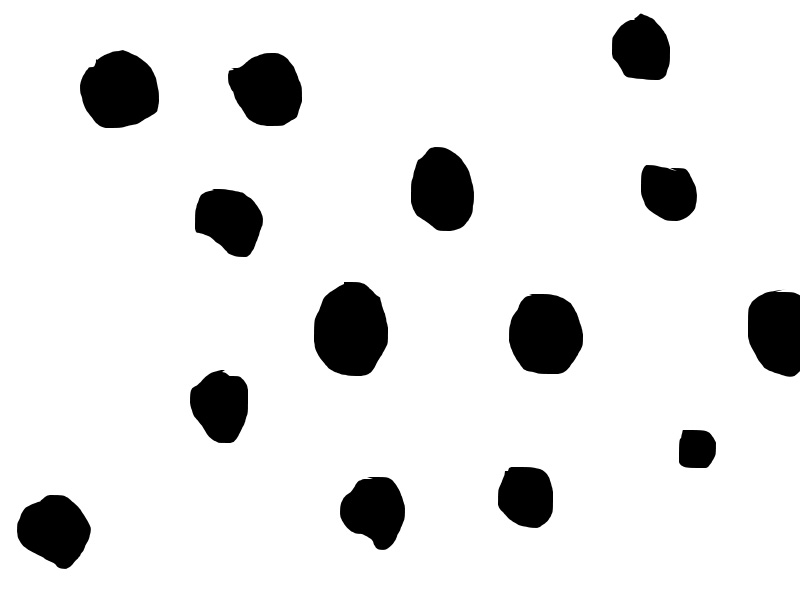
#> input picture voc/GFC_bw_300/001.jpg, 800 x 600 px; its folder holds only this picture in this run
$ python rotate.py
#> lines starting #> are read from the running program, lines starting #| are printed output that depends on the picture
import os
import re
import cv2
import numpy as np

#src_path, dst_path = './DFC_300', './tmp'
#src_path, dst_path = './DFC_bw_300', './tmp'
#src_path, dst_path = './GFC_300', './tmp'
src_path, dst_path = './GFC_bw_300', './tmp'

sample_size = 300

def rotate_save(name):
#> called with name = '001.jpg'
    img = cv2.imread(src_path + '/' + name)
#> img is the input picture: shape (600, 800, 3); min 0, max 255, mean 228.2
    rows, cols = img.shape[:2]
#> rows = 600; cols = 800
    #print rows, cols
    new_name = name[:-4] + '_1' + name[-4:]
    print('new_name = ', new_name)
    cv2.imwrite(dst_path + '/' + new_name, img)
    for n in range(2, 5, 1):
        M = cv2.getRotationMatrix2D((cols / 2, rows / 2), 90, 1)
        #print M
        img = cv2.warpAffine(img, M, (cols, rows))
        #M2 = np.float32([[1, 0, 0], [0, 1, -1]])
        #img = cv2.warpAffine(img, M2, (cols, rows))
        new_img = img[1:sample_size, 1:sample_size]   # get rid of black border after affine transformation
        new_img = cv2.resize(new_img, (sample_size, sample_size))
        new_name = name[:-4] + '_' + str(n) + name[-4:]
        print('new_name = ', new_name)
        cv2.imwrite(dst_path + '/' + new_name, new_img)
#> this loop made 3 passes
#> pass 1, in rotate_save, `img = cv2.warpAffine(img, M, (cols, rows))`:
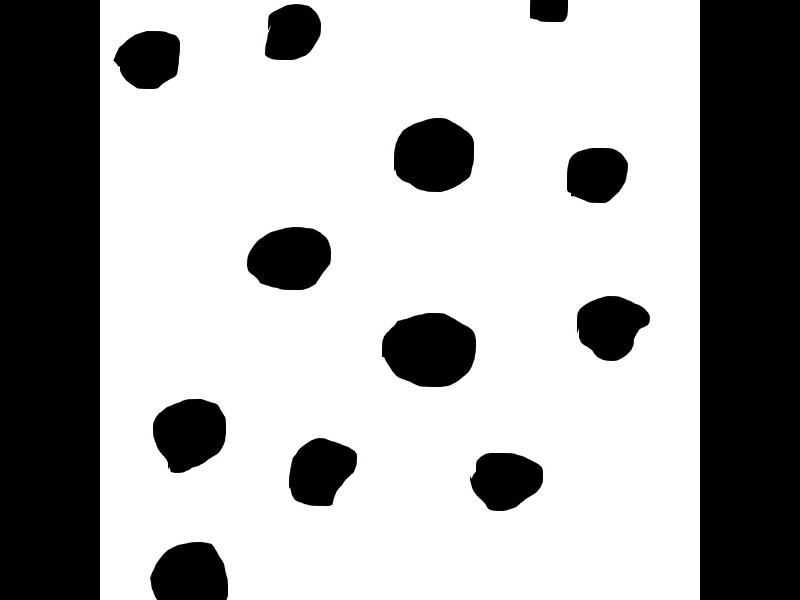
#> img: shape (600, 800, 3); min 0, max 255, mean 169.3
#> pass 1, in rotate_save, `new_img = img[1:sample_size, 1:sample_size]`:
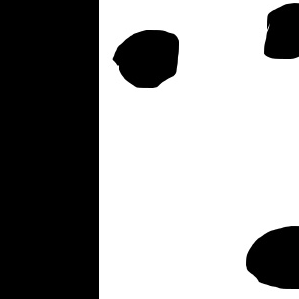
#> new_img: shape (299, 299, 3); min 0, max 255, mean 149.7
#> pass 2, in rotate_save, `img = cv2.warpAffine(img, M, (cols, rows))`:
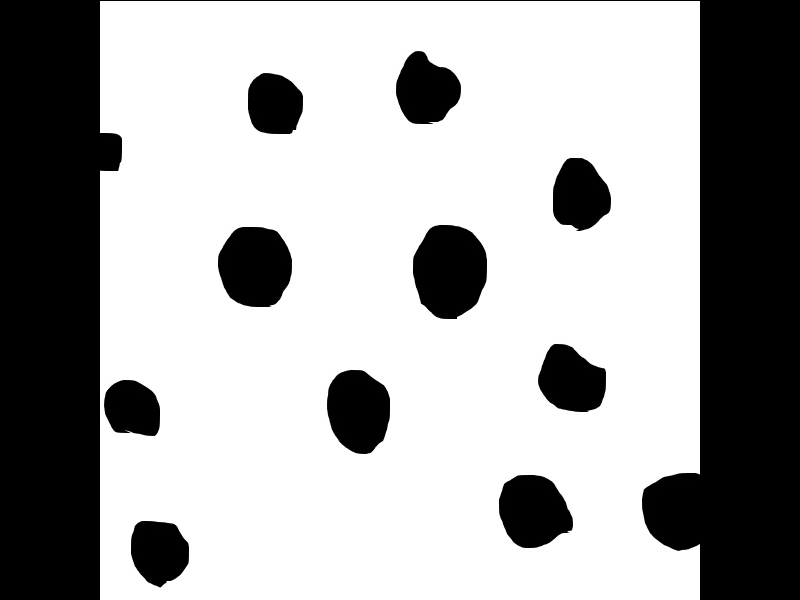
#> img: shape (600, 800, 3); min 0, max 255, mean 169
#> after the loop:
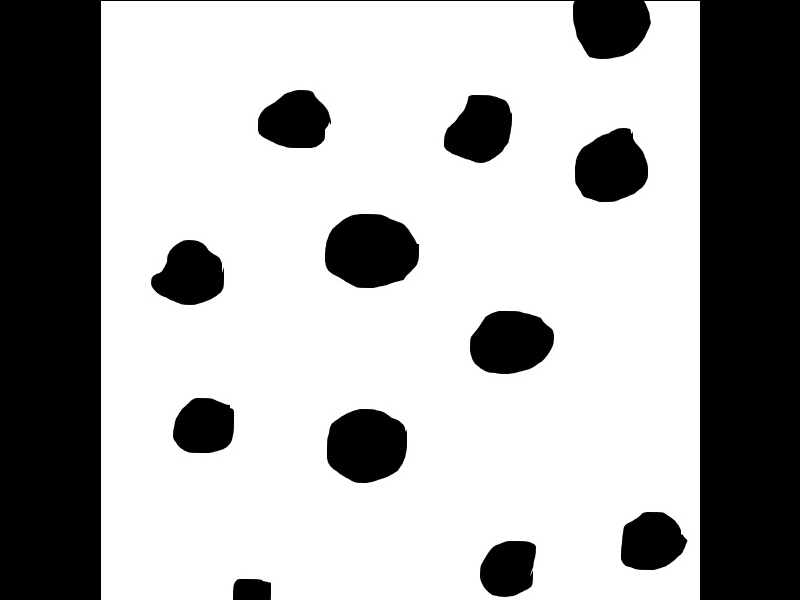
#> img: shape (600, 800, 3); min 0, max 255, mean 168.7
        #n = n + 1


src_files = os.listdir(src_path)
for img in src_files:
    if not os.path.isdir(img):
        print(img)
        rotate_save(img)
        pass

$ run again, on voc/GFC_bw_300/002.jpg
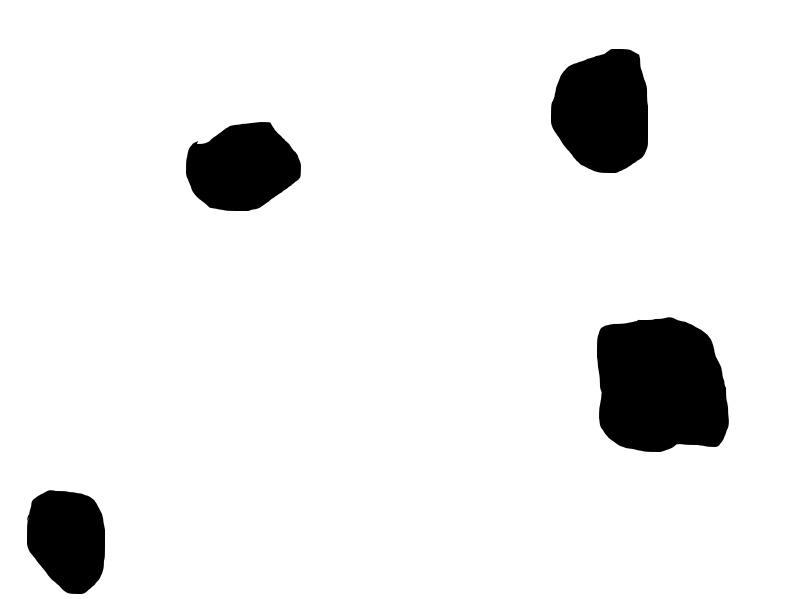
#> input picture voc/GFC_bw_300/002.jpg, 800 x 599 px
#> in rotate_save, img is the input picture: shape (599, 800, 3); min 0, max 255, mean 234.4
#> the loop in rotate_save, `for n in range(2, 5, 1):` made 3 passes
#> pass 1, in rotate_save, `new_img = img[1:sample_size, 1:sample_size]`:
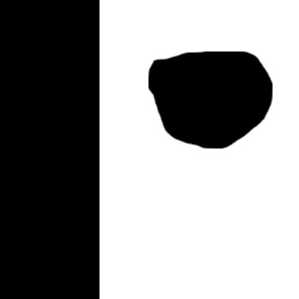
#> new_img: shape (299, 299, 3); min 0, max 255, mean 142.7
#> after the loop in rotate_save, `for n in range(2, 5, 1):`:
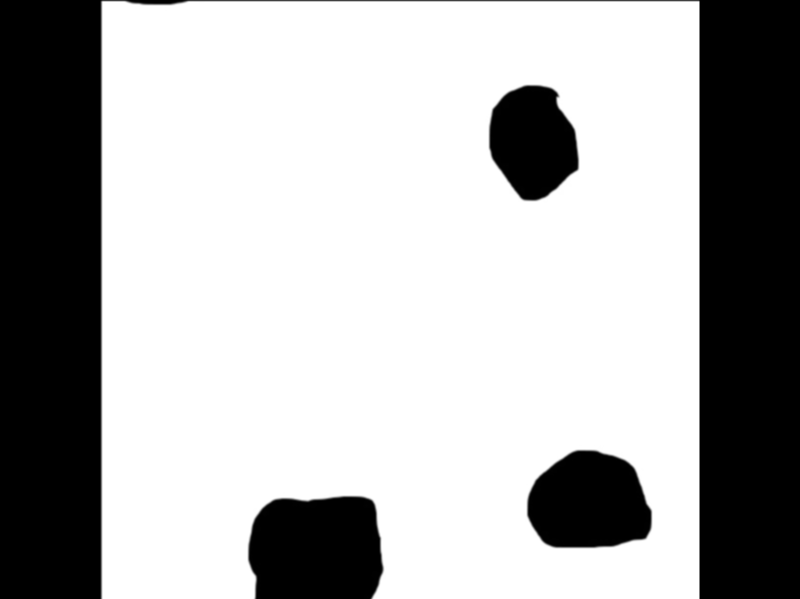
#> img: shape (599, 800, 3); min 0, max 255, mean 174.4

$ run again, on voc/GFC_bw_300/003.jpg
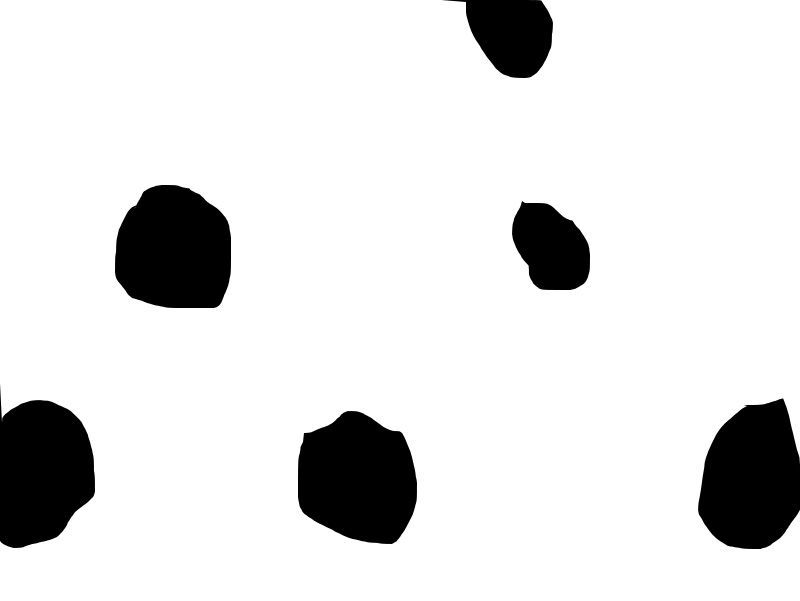
#> input picture voc/GFC_bw_300/003.jpg, 800 x 601 px
#> in rotate_save, img is the input picture: shape (601, 800, 3); min 0, max 255, mean 224.2
#> the loop in rotate_save, `for n in range(2, 5, 1):` made 3 passes
#> pass 1, in rotate_save, `new_img = img[1:sample_size, 1:sample_size]`:
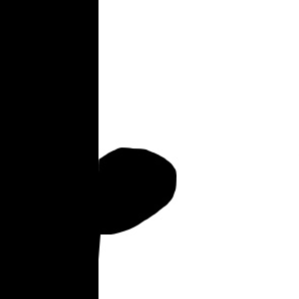
#> new_img: shape (299, 299, 3); min 0, max 255, mean 155.8
#> after the loop in rotate_save, `for n in range(2, 5, 1):`:
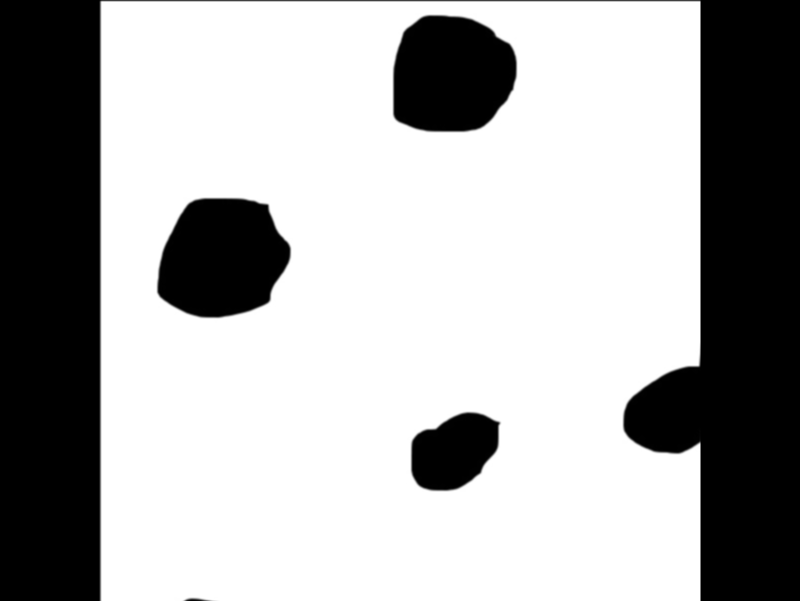
#> img: shape (601, 800, 3); min 0, max 255, mean 172.6
